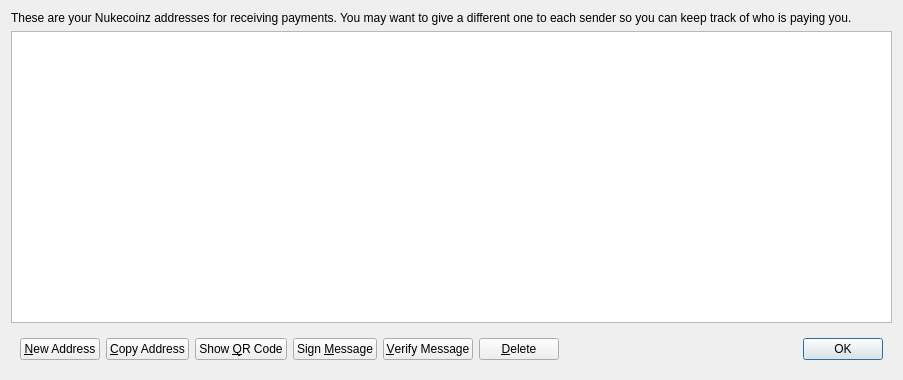
<?xml version="1.0" encoding="UTF-8"?>
<ui version="4.0">
 <class>AddressBookPage</class>
 <widget class="QWidget" name="AddressBookPage">
  <property name="geometry">
   <rect>
    <x>0</x>
    <y>0</y>
    <width>903</width>
    <height>380</height>
   </rect>
  </property>
  <property name="windowTitle">
   <string>Address Book</string>
  </property>
  <layout class="QVBoxLayout" name="verticalLayout">
   <item>
    <widget class="QLabel" name="labelExplanation">
     <property name="text">
      <string>These are your Nukecoinz addresses for receiving payments. You may want to give a different one to each sender so you can keep track of who is paying you.</string>
     </property>
     <property name="textFormat">
      <enum>Qt::PlainText</enum>
     </property>
     <property name="wordWrap">
      <bool>true</bool>
     </property>
    </widget>
   </item>
   <item>
    <widget class="QTableView" name="tableView">
     <property name="contextMenuPolicy">
      <enum>Qt::CustomContextMenu</enum>
     </property>
     <property name="toolTip">
      <string>Double-click to edit address or label</string>
     </property>
     <property name="tabKeyNavigation">
      <bool>false</bool>
     </property>
     <property name="alternatingRowColors">
      <bool>true</bool>
     </property>
     <property name="selectionMode">
      <enum>QAbstractItemView::SingleSelection</enum>
     </property>
     <property name="selectionBehavior">
      <enum>QAbstractItemView::SelectRows</enum>
     </property>
     <property name="sortingEnabled">
      <bool>true</bool>
     </property>
     <attribute name="verticalHeaderVisible">
      <bool>false</bool>
     </attribute>
    </widget>
   </item>
   <item>
    <widget class="QWidget" name="buttonBar" native="true">
     <layout class="QHBoxLayout" name="horizontalLayout">
      <item>
       <widget class="QPushButton" name="newAddressButton">
        <property name="toolTip">
         <string>Create a new address</string>
        </property>
        <property name="text">
         <string>&amp;New Address</string>
        </property>
       </widget>
      </item>
      <item>
       <widget class="QPushButton" name="copyToClipboard">
        <property name="toolTip">
         <string>Copy the currently selected address to the system clipboard</string>
        </property>
        <property name="text">
         <string>&amp;Copy Address</string>
        </property>
       </widget>
      </item>
      <item>
       <widget class="QPushButton" name="showQRCode">
        <property name="text">
         <string>Show &amp;QR Code</string>
        </property>
       </widget>
      </item>
      <item>
       <widget class="QPushButton" name="signMessage">
        <property name="toolTip">
         <string>Sign a message to prove you own a Nukecoinz address</string>
        </property>
        <property name="text">
         <string>Sign &amp;Message</string>
        </property>
       </widget>
      </item>
      <item>
       <widget class="QPushButton" name="verifyMessage">
        <property name="toolTip">
         <string>Verify a message to ensure it was signed with a specified Nukecoinz address</string>
        </property>
        <property name="text">
         <string>&amp;Verify Message</string>
        </property>
       </widget>
      </item>
      <item>
       <widget class="QPushButton" name="deleteButton">
        <property name="toolTip">
         <string>Delete the currently selected address from the list</string>
        </property>
        <property name="text">
         <string>&amp;Delete</string>
        </property>
       </widget>
      </item>
      <item>
       <spacer name="horizontalSpacer">
        <property name="orientation">
         <enum>Qt::Horizontal</enum>
        </property>
        <property name="sizeHint" stdset="0">
         <size>
          <width>40</width>
          <height>20</height>
         </size>
        </property>
       </spacer>
      </item>
      <item>
       <widget class="QDialogButtonBox" name="buttonBox">
        <property name="sizePolicy">
         <sizepolicy hsizetype="Maximum" vsizetype="Fixed">
          <horstretch>0</horstretch>
          <verstretch>0</verstretch>
         </sizepolicy>
        </property>
        <property name="standardButtons">
         <set>QDialogButtonBox::Ok</set>
        </property>
       </widget>
      </item>
     </layout>
    </widget>
   </item>
  </layout>
 </widget>
 <resources/>
 <connections/>
</ui>
